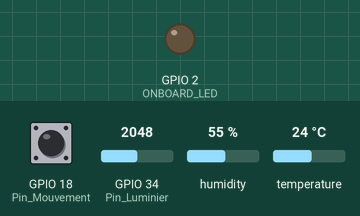
This sketch was run on a simulated ESP32. Shown: output pins drawn as LEDs (lit = HIGH). The inputs (shaded band) are chosen by the test bench; at power-on: GPIO 18 (Pin_Mouvement) HIGH, GPIO 34 (Pin_Luminier) = 2048, humidity 55 %, temperature 24 °C. WiFi joins after 1.5 s; servers stay silent unless stated; the local clock reads 2024-03-15 10:24:30 at power-on unless the sketch sets it; no MQTT or app messages arrive unless stated; what the sketch prints to the serial monitor is not drawn.

Above: at 3.1 s.
Timing chart, 0 to 22.6 s (numbered marks = the images above):
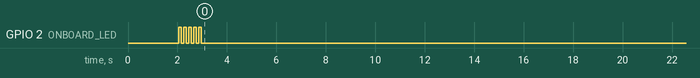

The sketch:

ESP32_Exter_PFE.ino
```cpp
#define Pin_Mouvement 18    //Pin 18
#define Pin_Luminier 34      //Pin 34
#define Pin_Temperature 21   //Pin 21
#define ONBOARD_LED  2

int sensor_luminote = 0;
int compteur_mouv = 0;

//Library
#include "DHT.h"
#include <PubSubClient.h>
#include <WiFi.h>
#include <ArduinoJson.h>
#include "time.h"


//WiFi (Connect ESP32 with WiFi)
const char* ssid = "CoCuDo";                 // Your personal network SSID
const char* wifi_password = "quocbaaoo";     // Your personal network password

//MQTT configuration
const char* mqtt_server = "192.168.43.237";  // IP of the MQTT broker
const char* topic = "home/indoor";
const char* mqtt_username = "baoLE"; // MQTT username
const char* mqtt_password = "12345678"; // MQTT password
const char* clientID = "sensorIndoor"; // MQTT client ID

const char* ntpServer = "pool.ntp.org";
const long  gmtOffset_sec = 3600;
const int   daylightOffset_sec = 3600;

char JSONmessageBuffer[300];

//variable global
float hum;
float temp;
float mouv;
float lum;


DHT dht(Pin_Temperature, DHT22);
// Initialise the WiFi and MQTT Client objects
WiFiClient wifiClient;
// 8883 is the listener port for the Broker
PubSubClient client(mqtt_server, 1883, wifiClient);

void blick_led_n_times(int n) {
  for (int i=0; i < n;++i) {
  digitalWrite(ONBOARD_LED,HIGH);
  delay(100);
  digitalWrite(ONBOARD_LED,LOW);
  delay(100);
  }
}

void MQTT_reconnect() {
  while (!client.connected()){
    Serial.print("Attempting MQTT connection...");
    if (client.connect(clientID, mqtt_username, mqtt_password)) {
      Serial.println("Connected to MQTT Broker!");
      blick_led_n_times(5);
    }
    else {
      Serial.println("Connection to MQTT Broker failed...");
      Serial.print("failed, rc=");
      Serial.print(client.state());
      Serial.println(" try again in 5 seconds");
      // Wait 5 seconds before retrying
      delay(1000);
    }
 }
  /// Connect to MQTT
}

void Wifi_reconnect(){
  while (WiFi.status() != WL_CONNECTED){
    Serial.println("Connecting to ");
    Serial.println(ssid);

    // Connect to the WiFi
    WiFi.begin(ssid, wifi_password);

    // Wait until the connection has been confirmed before continuing
    while (WiFi.status() != WL_CONNECTED) {
      delay(500);
      Serial.print(".");
      WiFi.begin(ssid, wifi_password);
    }
    Serial.println("WiFi connected");
    Serial.println("IP: ");
    Serial.println(WiFi.localIP());
  }
}

void reconnect(){

    Wifi_reconnect();
    delay(500);
    MQTT_reconnect();

}

void setup() {
  Serial.begin(115200);
  dht.begin();
  Serial.println("Connecting to ");
  Serial.println(ssid);

  // Connect to the WiFi
  WiFi.begin(ssid, wifi_password);

  // Wait until the connection has been confirmed before continuing
  while (WiFi.status() != WL_CONNECTED) {
    delay(500);
    Serial.print(".");
    WiFi.begin(ssid, wifi_password);
  }
  Serial.println("WiFi connected");
  Serial.println("IP: ");
  Serial.println(WiFi.localIP());

  while (!Serial) {}

  // Configurer des pins GPIOs
  pinMode(Pin_Mouvement, INPUT);
  pinMode(Pin_Luminier, INPUT);
  pinMode(Pin_Temperature, INPUT);
  pinMode(ONBOARD_LED,OUTPUT);

  Serial.println("Device Started");
  Serial.println("-------------------------------------");


  // Init and get the time
  configTime(gmtOffset_sec, daylightOffset_sec, ntpServer);
  //printLocalTime();
  //connect to MQTT
  delay(500);
  MQTT_reconnect();


}

boolean readDateFromSensor(float *temp_h, float *temp_t, int *temp_mov,int *temp_lum) {
  bool check = false;

  //read temperature and humidity by using these functions of lib dht
  *temp_h = dht.readHumidity();
  *temp_t = dht.readTemperature();
  // if the value digital of Pin Mouvement, detect one mouvement
  if (digitalRead(Pin_Mouvement) == 0) {
    *temp_mov = 1;
  } else {
    *temp_mov = 0;
  }
  // read value analog of Pin_Luminier (value returned by sensor Luminierity)
  *temp_lum = analogRead(Pin_Luminier);

  // uncomment for generating these random value
  /*    *temp_mov = (float )rand();
      *temp_lum = rand() / (float) RAND_MAX * 1000 + 100;
      *temp_h = rand() / (float) RAND_MAX*4+50;
      *temp_t = rand() / (float) RAND_MAX*4+10;
  */
  // if there are one of the value being equal 0, this reading is ignored
  if (temp_h == 0 || temp_t == 0 || temp_lum == 0){
    return check;
  }
  return !check;
}

// if there is at least one time detecting mouvement, we can indicate that there is monvement dectected.
// make value between 0 and 1000 (0 : darkest and 1000: lightest)
float processingLuminier(float dt){
  return 1000 - (dt / 4095) * 1000;
}

// if there is at least one time detecting mouvement, we can indicate that there is monvement dectected.
float procesingMouvement(float dt){
  if (dt != 0) {
    return 1;
  } else
  return 0;
}

void makeData(){
  //initialise value for temporary variable
  float temp_h = 0;
  float temp_t = 0;
  int temp_mov = 0;
  int temp_lum = 0;
  int count = 0;

  //reset global value
  hum = 0;
  temp = 0;
  mouv = 0;
  lum = 0;

  //do mesure 5 times
  for (int i = 0; i < 5; i++){
    // if this mesure valid, increase global value
    if (readDateFromSensor(&temp_h,&temp_t,&temp_mov,&temp_lum)){
      hum += temp_h;
      temp += temp_t;
      mouv += temp_mov;
      lum += temp_lum;
      count++;
    }
    if (i < 4){
      delay(3000);
    } else{
      delay(0);
    }
  }

  //calcul moyen of value
  hum /= count;
  temp /= count;
  mouv /= count;
  lum /= count;

  //process mouvemet's et luminier's valeur
  mouv = procesingMouvement(mouv);
  lum = processingLuminier(lum);

}

//sending data in form Json
void MQTT_Send_data() {

  reconnect();

  Serial.println("Sending message to MQTT topic..");
  Serial.println(JSONmessageBuffer);

  //Publish data to MQTT broker
  //if (client.publish(topic, String(data).c_str())) {
  if (client.publish(topic, JSONmessageBuffer) == true) {
    Serial.println("Success sending message");
    blick_led_n_times(1);
  }
  else {
    Serial.println("Data failed to send. Reconnecting and trying again");
    MQTT_Send_data();
  }
}


//encode in form Json for sending
void encoding_Json(){
  StaticJsonBuffer<300> JSONbuffer;
  JsonObject& JSONencoder = JSONbuffer.createObject();
  JSONencoder["device"] = "ESP32";
  JSONencoder["sensorType"] = clientID;
  struct tm timeinfo;
  while (!getLocalTime(&timeinfo)){
    Serial.println("Failed to obtain time");
    reconnect();
  }
  char timestamp[30];
  strftime(timestamp,30, "%y-%m-%d %H:%M:%S", &timeinfo);

  JSONencoder["timestamp"] = timestamp;
  JSONencoder["temperature"] = temp;
  JSONencoder["humidity"] = hum;
  JSONencoder["mouvement"] = mouv;
  JSONencoder["luminosity"] = lum;

  JSONencoder.printTo(JSONmessageBuffer, sizeof(JSONmessageBuffer));
}

//make sure that we will do a mesurement at second 0-15-30-45
void makeMesuringCycle(){
  struct tm timeinfo;
  while (!getLocalTime(&timeinfo)){
    Serial.println("Failed to obtain time");
    reconnect();
  }
  char timestamp[30];
  strftime(timestamp,30, "%S", &timeinfo);
  int timeToi = atoi(timestamp);
  if (timeToi == 0 || timeToi ==30 || timeToi== 45 || timeToi == 15){
    makeData();
    encoding_Json();
    MQTT_Send_data();
  }
}

void loop() {

  makeMesuringCycle();

}
```

Measured:
- by itself, GPIO 2 (ONBOARD_LED): goes 4 × (LOW 0.10 s, HIGH 0.10 s), LOW 24.6 s, 6 × (HIGH 0.10 s, LOW 14.9 s), HIGH 0.10 s, then LOW
